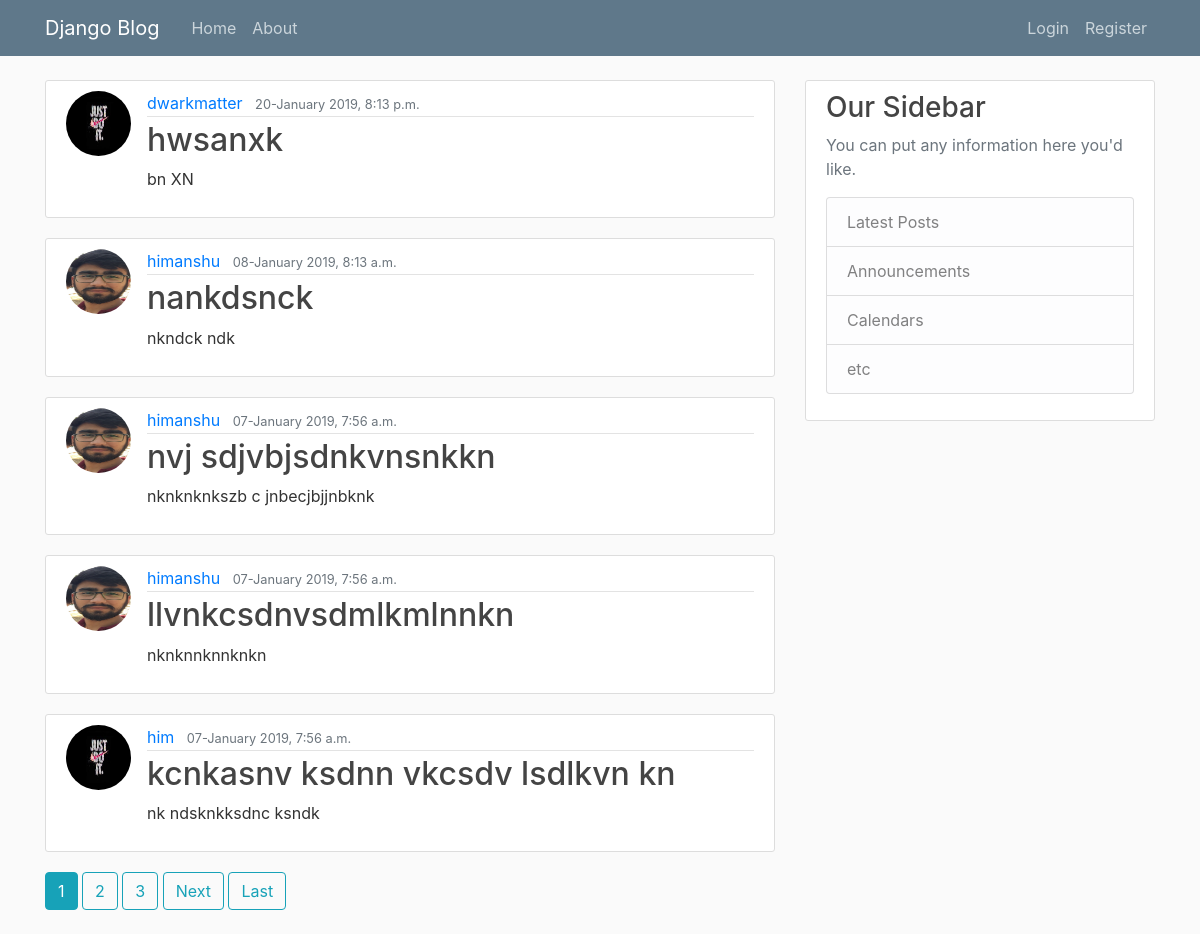
The page / on the database its author committed.
### blog/models.py (models this page shows, shortened)
class Post(models.Model):
    title = models.CharField(max_length=100)
    content = models.TextField()
    date_posted = models.DateTimeField(default=timezone.now)
    author = models.ForeignKey(User,on_delete=models.CASCADE)

### users/models.py (models this page shows, shortened)
class Profile(models.Model):
    user = models.OneToOneField(User,on_delete=models.CASCADE) #for on_delete function dont delete user if pic is delete but delete pic if user deleted
    image = models.ImageField(default='default.jpg',upload_to='profile_pics')

### blog/views.py (the view)
# urls.py: path('', views.PostListView.as_view(),name='blog-home'),
class PostListView(ListView):
    model = Post
    template_name = 'blog/home.html'
    context_object_name = 'posts'
    ordering = ['-date_posted']
    paginate_by = 5

### blog/templates/blog/home.html (shortened to what this page needs)
{% extends "blog/base.html" %}
{% block content %}
    {% for post in posts %}
        <article class="media content-section">
          <img class="rounded-circle article-img" src="{{ post.author.profile.image.url }}">
          <div class="media-body">
            <div class="article-metadata">
              <a class="mr-2" href="{% url 'user-posts' post.author.username %}">{{ post.author }}</a>
              <small class="text-muted">{{ post.date_posted|date:" H-F o, f a" }}</small>
            </div>
            <h2><a class="article-title" href="{% url 'post-detail' post.id %}">{{ post.title }}</a></h2>
            <p class="article-content">{{ post.content }}</p>
          </div>
        </article>
    {% endfor %}
    {% if is_paginated %}
      {% for num in page_obj.paginator.page_range %}
        {% if page_obj.number == num %}
          <a class="btn btn-info mb-4" href="?page={{ num }}">{{ num }}</a>
        {% elif num > page_obj.number|add:'-3' and num < page_obj.number|add:'3' %}
          <a class="btn btn-outline-info mb-4" href="?page={{ num }}">{{ num }}</a>
        {% endif %}
      {% endfor %}
      {% if page_obj.has_next %}
        <a class="btn btn-outline-info mb-4" href="?page={{ page_obj.next_page_number }}">Next</a>
        <a class="btn btn-outline-info mb-4" href="?page={{ page_obj.paginator.num_pages }}">Last</a>
      {% endif %}
    {% endif %}
{% endblock content %}

### blog/static/blog/main.css (style rules this page uses)
body { background: #fafafa; color: #333333; margin-top: 5rem; }
h1, h2, h3, h4, h5, h6 { color: #444444; }
.content-section { background: #ffffff; padding: 10px 20px; border: 1px solid #dddddd; border-radius: 3px; margin-bottom: 20px; }
.article-title { color: #444444; }
.article-content { white-space: pre-line; }
.article-img { height: 65px; width: 65px; margin-right: 16px; }
.article-metadata { padding-bottom: 1px; margin-bottom: 4px; border-bottom: 1px solid #e3e3e3 }

### rows shown on the page
Post: author.profile.image (placeholder picture), author "dwarkmatter", date_posted "20-January 2019, 8:13 p.m.", title "hwsanxk", content "bn XN"
Post: author.profile.image (picture), author "himanshu", date_posted "08-January 2019, 8:13 a.m.", title "nankdsnck", content "nkndck ndk"
Post: author.profile.image (picture), author "himanshu", date_posted "07-January 2019, 7:56 a.m.", title "nvj sdjvbjsdnkvnsnkkn", content "nknknknkszb c jnbecjbjjnbknk"
Post: author.profile.image (picture), author "himanshu", date_posted "07-January 2019, 7:56 a.m.", title "llvnkcsdnvsdmlkmlnnkn", content "nknknnknnknkn"
Post: author.profile.image (placeholder picture), author "him", date_posted "07-January 2019, 7:56 a.m.", title "kcnkasnv ksdnn vkcsdv lsdlkvn kn", content "nk ndsknkksdnc ksndk"

### other values the page prints
{{ num }} "1"
{{ num }} "2" "3"
